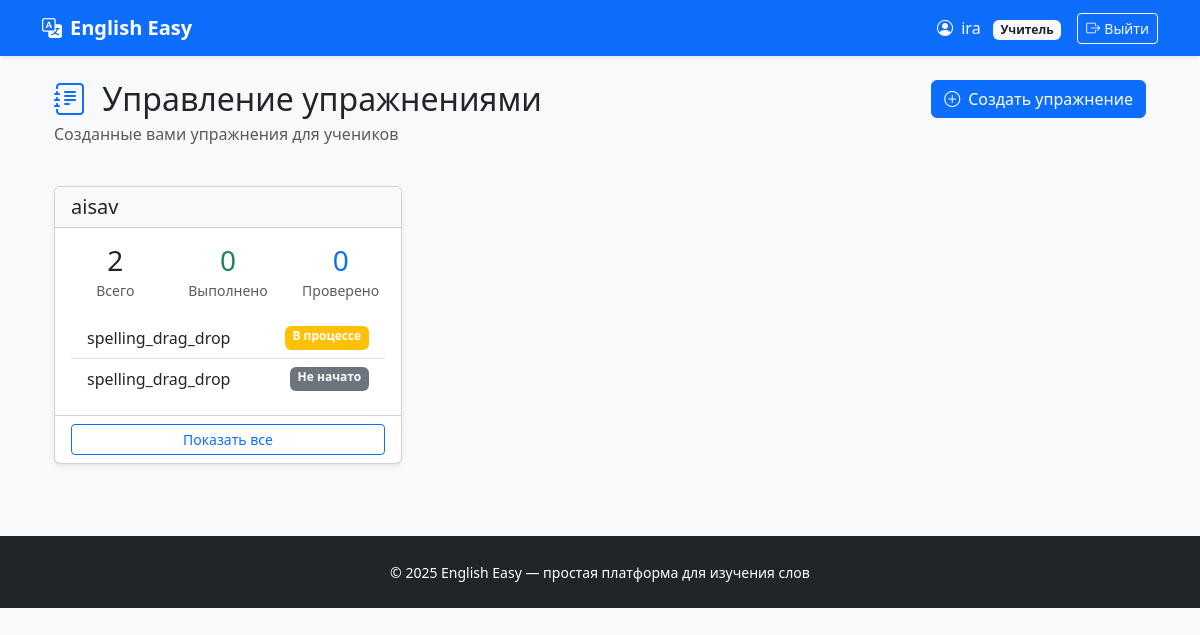
The page /exercises/teacher/ (signed in) on the database as committed earlier.
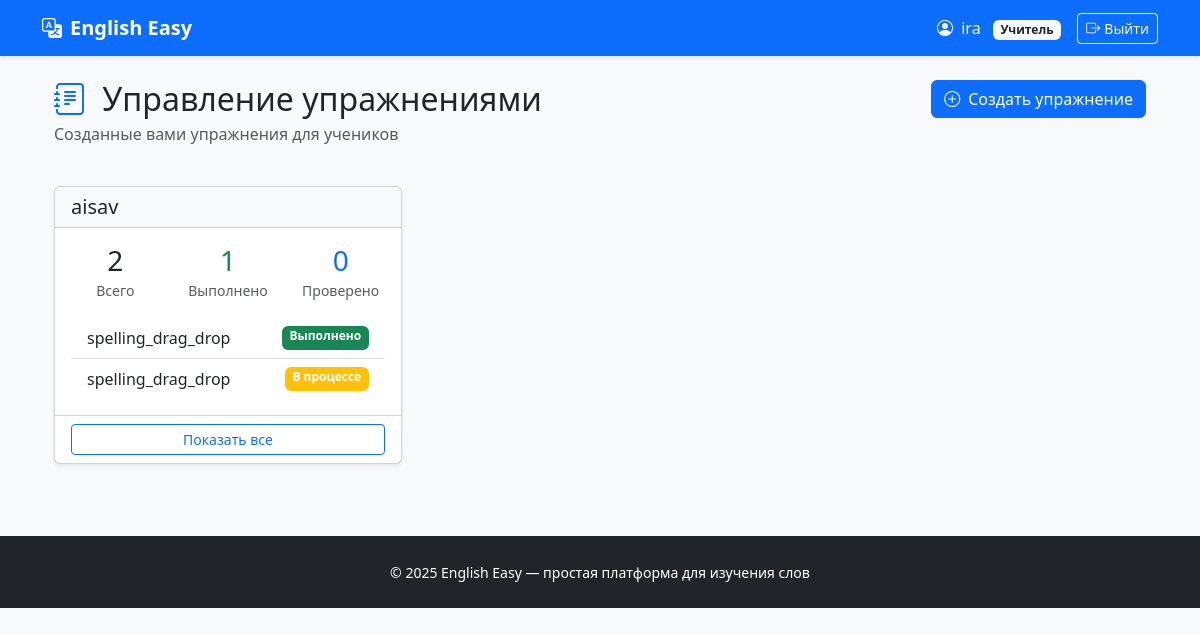
The same page on the database as committed later.
### users/models.py (models this page shows, shortened)
class User(AbstractUser):
    ROLE_CHOICES = (
        ('teacher', 'Учитель'),
        ('student', 'Ученик'),
    )
    role = models.CharField(max_length=10, choices=ROLE_CHOICES, default='student')
    def is_teacher(self):
        return self.role == 'teacher'

### exercises/models.py (models this page shows, shortened)
class Exercise(models.Model):
    ASSIGNMENT_TYPE_CHOICES = [
        ('homework', 'Домашняя работа'),
        ('classwork', 'Работа на уроке'),
        ('test', 'Контрольная работа'),
    ]
    STATUS_CHOICES = [
        ('not_started', 'Не начато'),
        ('in_progress', 'В процессе'),
        ('completed', 'Выполнено'),
        ('graded', 'Проверено'),
    ]
    description = models.TextField('Описание', blank=True)
    student = models.ForeignKey(
        settings.AUTH_USER_MODEL,
        on_delete=models.CASCADE,
        related_name='exercises',
        limit_choices_to={'role': 'student'},
        verbose_name='Ученик'
    )
    teacher = models.ForeignKey(
        settings.AUTH_USER_MODEL,
        on_delete=models.CASCADE,
        related_name='created_exercises',
        limit_choices_to={'role': 'teacher'},
        verbose_name='Учитель'
    )
    assignment_type = models.CharField(
        'Тип задания',
        max_length=20,
        choices=ASSIGNMENT_TYPE_CHOICES,
        default='homework'
    )
    status = models.CharField(
        'Статус',
        max_length=20,
        choices=STATUS_CHOICES,
        default='not_started'
    )
    attempts = models.IntegerField('Количество попыток', default=0)
    created_at = models.DateTimeField('Создано', auto_now_add=True)
    updated_at = models.DateTimeField('Обновлено', auto_now=True)
    due_date = models.DateTimeField('Срок выполнения', null=True, blank=True)
    completed_at = models.DateTimeField('Завершено', null=True, blank=True)
    teacher_comment = models.TextField('Комментарий учителя', blank=True)
    exercise_type = models.CharField('Тип упражнения', max_length=50, default='spelling_drag_drop')
    class Meta:
        verbose_name = 'Упражнение'
        verbose_name_plural = 'Упражнения'
        ordering = ['-created_at']
    def get_exercise_type_display(self):
        return self.exercise_type

### exercises/views.py (the view)
# urls.py: path('teacher/', views.teacher_exercises_list, name='teacher_exercises'),
@login_required
def teacher_exercises_list(request, student_id=None):
    if not request.user.is_teacher():
        return redirect('dashboard:home')
    exercises = Exercise.objects.filter(teacher=request.user)
    if student_id:
        student = get_object_or_404(User, id=student_id, role='student')
        exercises = exercises.filter(student=student)
    else:
        student = None
    students_with_exercises = []
    if not student_id:
        students = User.objects.filter(
            role='student',
            exercises__teacher=request.user
        ).distinct()
        for s in students:
            student_exercises = exercises.filter(student=s)
            students_with_exercises.append({
                'student': s,
                'exercises': student_exercises,
                'count': student_exercises.count(),
                'completed': student_exercises.filter(status='completed').count(),
                'graded': student_exercises.filter(status='graded').count(),
            })
    return render(request, 'exercises/list.html', {
        'exercises': exercises,
        'student': student,
        'students_with_exercises': students_with_exercises,
        'show_student_column': not student_id,
    })

### exercises/templates/exercises/list.html (shortened to what this page needs)
{% extends 'base.html' %}
{% block content %}
    <div class="container-fluid">
        <div class="row mb-4">
            <div class="col">
                <h1 class="h2 mb-1">
                    <i class="bi bi-journal-text text-primary me-2"></i>
                    Управление упражнениями
                </h1>
                <p class="text-muted">Созданные вами упражнения для учеников</p>
            </div>
            <div class="col-auto">
                <a href="{% url 'exercises:create_exercise' %}" class="btn btn-primary">
                    <i class="bi bi-plus-circle me-2"></i>Создать упражнение
                </a>
            </div>
        </div>
        {% if students_with_exercises %}
            <div class="row">
                {% for item in students_with_exercises %}
                    <div class="col-md-6 col-lg-4 mb-4">
                        <div class="card h-100 shadow-sm">
                            <div class="card-header bg-light">
                                <h5 class="mb-0">{{ item.student.get_full_name|default:item.student.username }}</h5>
                            </div>
                            <div class="card-body">
                                <div class="mb-3">
                                    <div class="row text-center">
                                        <div class="col-4">
                                            <div class="h3 mb-0">{{ item.count }}</div>
                                            <small class="text-muted">Всего</small>
                                        </div>
                                        <div class="col-4">
                                            <div class="h3 mb-0 text-success">{{ item.completed }}</div>
                                            <small class="text-muted">Выполнено</small>
                                        </div>
                                        <div class="col-4">
                                            <div class="h3 mb-0 text-primary">{{ item.graded }}</div>
                                            <small class="text-muted">Проверено</small>
                                        </div>
                                    </div>
                                </div>
                                {% if item.exercises %}
                                    <div class="list-group list-group-flush">
                                        {% for exercise in item.exercises|slice:":3" %}
                                            <a href="{% url 'exercises:exercise_detail' exercise.id %}"
                                               class="list-group-item list-group-item-action">
                                                <div class="d-flex justify-content-between">
                                                    <span>{{ exercise.get_exercise_type_display }}</span>
                                                    <span class="badge bg-{{ exercise.status }}">
                                                    {{ exercise.get_status_display }}
                                                </span>
                                                </div>
                                            </a>
                                        {% endfor %}
                                    </div>
                                {% else %}
                                    <p class="text-muted text-center py-3">Нет упражнений</p>
                                {% endif %}
                            </div>
                            <div class="card-footer bg-transparent">
                                <a href="{% url 'exercises:teacher_exercises_for_student' item.student.id %}"
                                   class="btn btn-sm btn-outline-primary w-100">
                                    Показать все
                                </a>
                            </div>
                        </div>
                    </div>
                {% endfor %}
            </div>
        {% endif %}
    </div>
{% endblock %}

Rows that differ between the two databases and show on the page:
removed Exercise: exercise_type "spelling_drag_drop", status "Не начато", shown under User "aisav"
changed User "aisav": completed "0" → "1"
added Exercise: exercise_type "spelling_drag_drop", status "Выполнено", shown under User "aisav"
